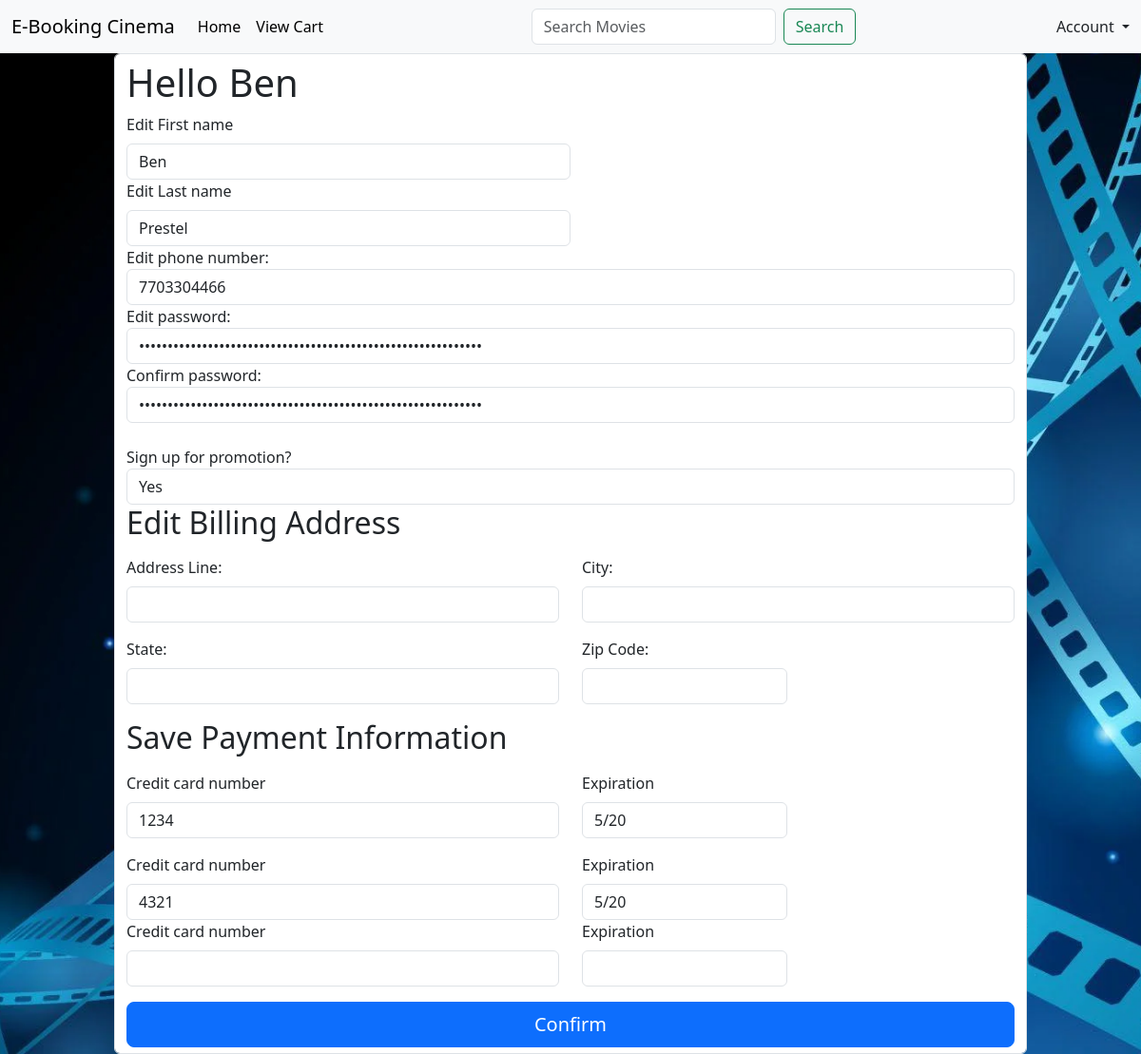
The page /pages/editprofile.php (signed in) on the database its author committed.
### tables this page shows
CREATE TABLE `user` (
  `id` int(11) NOT NULL,
  `first_name` varchar(255) DEFAULT NULL,
  `last_name` varchar(55) DEFAULT NULL,
  `phone` varchar(255) DEFAULT NULL,
  `email` varchar(255) DEFAULT NULL,
  `password` varchar(255) DEFAULT NULL,
  `promo` tinyint(1) NOT NULL DEFAULT 0,
  `city` varchar(255) DEFAULT NULL,
  `state` varchar(255) DEFAULT NULL,
  `zip` varchar(255) DEFAULT NULL,
  `status` tinyint(1) NOT NULL DEFAULT 0,
  `admin` tinyint(1) NOT NULL DEFAULT 0,
  `emailHash` varchar(32) DEFAULT NULL,
  `address` varchar(100) NOT NULL
);

CREATE TABLE `payment_card_table` (
  `idPaymentCard` int(11) NOT NULL,
  `cardNum` varchar(45) NOT NULL,
  `experationDate` varchar(45) NOT NULL,
  `userID` int(11) NOT NULL
);

### pages/editprofile.php (the view, shortened to what this page needs)
<?php
  $mysqli = require __DIR__ . "/database.php";
  $sql = "SELECT * FROM user
          WHERE id = {$_SESSION["user_id"]}";
          $result = $mysqli->query($sql);
          $user = $result->fetch_assoc();
$first_name = $user["first_name"];
$last_name = $user["last_name"];
$phone = $user["phone"];
$password = $user["password"];
$address = $user["address"];
$city = $user["city"];
$state = $user["state"];
$zip = $user["zip"];
$counter = 0;
$sql = "SELECT * FROM payment_card_table
        WHERE userID = {$_SESSION["user_id"]}";
        $result = $mysqli->query($sql);
?>
<!DOCTYPE html>
<html>
<head>
<link href="../node_modules/bootstrap/dist/css/bootstrap.min.css" rel="stylesheet">
<link href="../css/signin.css" rel="stylesheet">
<link href="../css/form-validation.css" rel="stylesheet">
<link href="../css/homepage.css" rel="stylesheet">
</head>
<body id="bg">
  <nav class="navbar navbar-expand-lg navbar-light bg-light">
    <div class="container-fluid">
        <a class="navbar-brand" href="home.php">E-Booking Cinema</a>
        <div class="collapse navbar-collapse" id="navbarNavDropdown">
            <ul class="navbar-nav me-auto order-0">
                <li class="nav-item">
                    <a class="nav-link active" href="home.php" aria-current="page">Home</a>
                </li>
                <li>
                    <a class="nav-link active" href="checkout.html" aria-current="page">View Cart</a>
                </li>
            </ul>
            <div class="mx-auto">
                <form class="d-flex">
                    <input class="form-control me-2" type="search" placeholder="Search Movies"
                        aria-label="Search">
                    <button class="btn btn-outline-success" type="submit">Search</button>
                </form>
            </div>
            <div class="d-flex ms-auto order-5">
                <div class="nav-item dropdown justify-content-end">
                    <a class="nav-link dropdown-toggle" href="#" id="navbarDropdownMenuLink" role="button"
                        data-bs-toggle="dropdown" aria-expanded="false">
                        Account
                    </a>
                </div>
            </div>
        </div>
    </div>
</nav>
<div class="container form-control form-block">
	<div class="center">
	<h1>Hello <?php echo $first_name ?></h1>
		<form action="process-profile.php" method="POST">
			<div class="col-sm-6">
              <label for="first_name" class="form-label">Edit First name</label>
              <input type="text" class="form-control" id="first_name" name="first_name" value="<?php echo $first_name ?>">
            </div>
            <div class="col-sm-6">
              <label for="last_name" class="form-label">Edit Last name</label>
              <input type="text" class="form-control" id="last_name" name="last_name" value="<?php echo $last_name ?>">
      </div>
		<label for="phone">Edit phone number:<br></label>
		<input type="text" class="form-control" id="phone" name="phone" value="<?php echo $phone ?>">
		<label for="floatingPassword">Edit password:</label>
		<input type="password" class="form-control" id="password" name="password" value="<?php echo $password ?>">
		<label for="floatingPassword">Confirm password:</label>
		<input type="password" class="form-control" id="password_confirmation" name="password_confirmation" value="<?php echo $password ?>">
		<br>
    <label for="promo">Sign up for promotion?</label>
				<select class="form-control" id="promo", name="promo">
					<option>Yes</option>
				</select>
    <h2>Edit Billing Address</h2>
    <div class="my-3">
      <div class="row gy-3">
        <div class="col-md-6">
          <label for="address" class="form-label">Address Line:</label>
          <input type="text" class="form-control" id="address" name="address" value="<?php echo $address ?>">
        </div>
        <div class="col-md-6">
          <label for="city" class="form-label">City:</label>
          <input type="text" class="form-control" id="city" name="city" value="<?php echo $city ?>">
        </div>
        <div class="col-md-6">
          <label for="state" class="form-label">State:</label>
          <input type="text" class="form-control" id="state" name="state" value="<?php echo $state ?>">
        </div>
        <div class="col-md-3">
          <label for="zip" class="form-label">Zip Code:</label>
          <input type="text" class="form-control" id="zip" name="zip" value="<?php echo $zip ?>">
        </div>
      </div>
</div>
		<h2>Save Payment Information</h2>
		<div class="my-3">
          <div class="row gy-3">
            <?php while($row = $result->fetch_assoc()) { ?>
              <?php
                $counter++;
                $cardNum = $row["cardNum"];
                $expireDate = $row["experationDate"];
              ?>
              <div class="col-md-6">
                <label for="cc_number" class="form-label">Credit card number</label>
                <input type="text" class="form-control" id="cc_number" name="cc_number" value="<?php echo $cardNum ?>">
              </div>
              <div class="col-md-3">
                <label for="cc_expiration" class="form-label">Expiration</label>
                <input type="text" class="form-control" id="cc_expiration" name="cc_expiration" value="<?php echo $expireDate ?>">
              </div>
            <?php } ?>
          </div>
          <?php if($counter != 3) { ?>
            <div class="row gy-3">
              <div class="col-md-6">
                <label for="cc_number" class="form-label">Credit card number</label>
                <input type="text" class="form-control" id="cc_number" name="cc_number" >
              </div>
              <div class="col-md-3">
                <label for="cc_expiration" class="form-label">Expiration</label>
                <input type="text" class="form-control" id="cc_expiration" name="cc_expiration" >
              </div>
            </div>
          <?php } ?>
    </div>
		<button class="w-100 btn btn-lg btn-primary" type="submit">Confirm</button>
		</form>
	</div>
</div>
</body>
</html>

### css/signin.css (style rules this page uses)
html, body { height: 100%; }
body { align-items: center; padding-bottom: 40px; background-color: #f5f5f5; }

### css/form-validation.css (style rules this page uses)
.container { max-width: 960px; }
.form-block { margin-left: auto; margin-right: auto; margin-top: auto; margin-bottom: auto; height: auto; width: auto; background-color: #ffffff; }

### css/homepage.css (style rules this page uses)
#bg { background-image: url("../assets/wallpaper.jpg"); height: 100%; background-position: center; background-size: cover; background-repeat: repeat-y; }

### rows shown on the page
user: first_name "Ben", last_name "Prestel", phone "7703304466"
payment_card_table: cc_number "1234", cc_expiration "5/20"
payment_card_table: cc_number "4321", cc_expiration "5/20"
